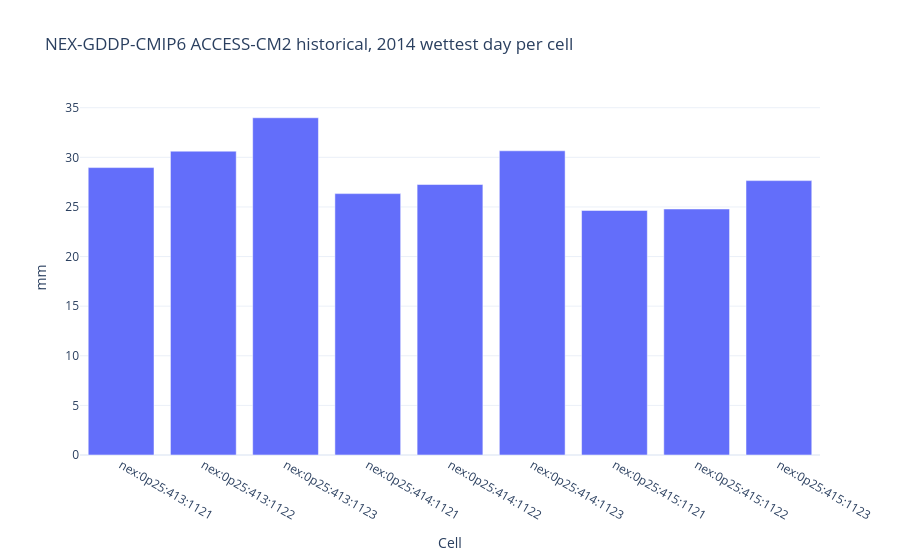

Notebook source saved alongside this figure:
### Markdown cell above
## NEX-GDDP-CMIP6 annual maximum daily precipitation

NASA's downscaled CMIP6 data, read as annual samples: the wettest day of 2014 in
each 0.25° cell of a Toronto box, from one model's historical run. One model run
is not a projection range. Samples like these feed an explicit fit; see the
[CMIP6 notebook](cmip6_rx1day_projection.ipynb).

### Code cell
_, nex = read("nex", name="samples")
fig = go.Figure(go.Bar(x=nex.support_id, y=nex.value))
fig.update_layout(title="NEX-GDDP-CMIP6 ACCESS-CM2 historical, 2014 wettest day per cell",
                  xaxis_title="Cell", yaxis_title="mm")
fig.show()
nex[["support_id", "time", "value"]]

### Figure 1 — Plotly figure (JSON) as saved in the notebook; plotly's stock layout.template omitted (floating-point values rounded to 4 significant figures)
{"data": [{"type": "bar", "x": ["nex:0p25:413:1121", "nex:0p25:413:1122", "nex:0p25:413:1123", "nex:0p25:414:1121", "nex:0p25:414:1122", "nex:0p25:414:1123", "nex:0p25:415:1121", "nex:0p25:415:1122", "nex:0p25:415:1123"], "y": [28.97, 30.62, 33.99, 26.34, 27.26, 30.66, 24.65, 24.79, 27.66]}], "layout": {"title": {"text": "NEX-GDDP-CMIP6 ACCESS-CM2 historical, 2014 wettest day per cell"}, "xaxis": {"title": {"text": "Cell"}}, "yaxis": {"title": {"text": "mm"}}}}
